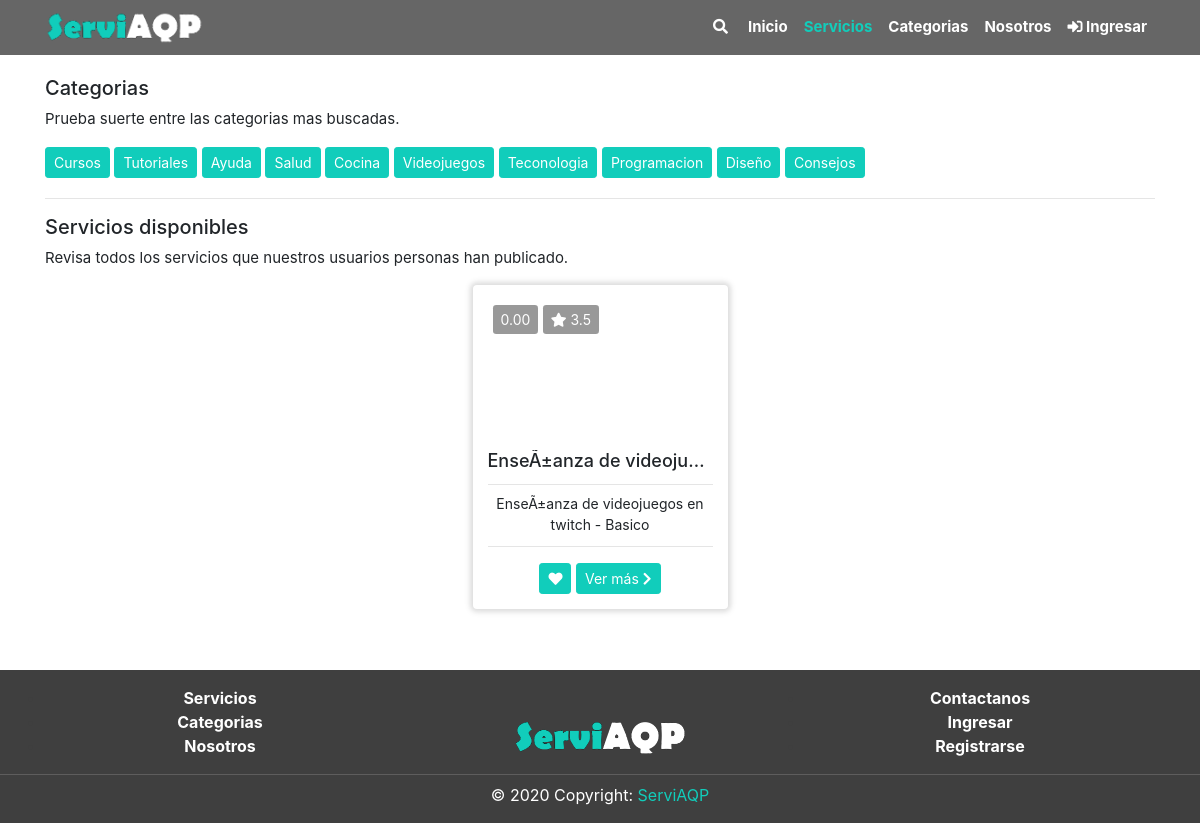
Page /servicios/index.php on the earlier database version.
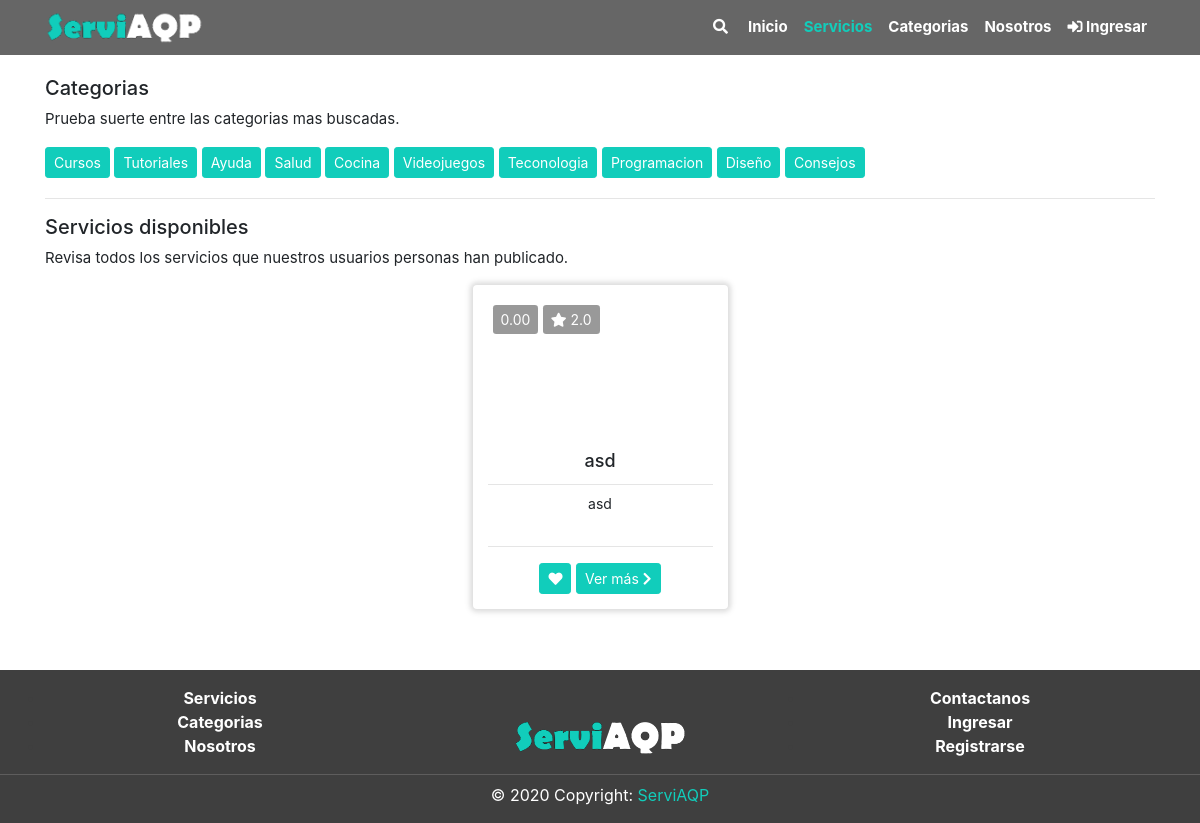
Same page on the later database version.
### tables this page shows
CREATE TABLE `servicio` (
  `SerID` int(11) NOT NULL,
  `SerUsuID` int(11) NOT NULL,
  `SerCatID` int(11) NOT NULL,
  `SerSubCatID` int(11) NOT NULL,
  `SerPreFre` text NOT NULL,
  `SerDes` text NOT NULL,
  `SerEstReg` varchar(1) NOT NULL DEFAULT 'A',
  `SerFecCre` timestamp NOT NULL DEFAULT current_timestamp() ON UPDATE current_timestamp(),
  `SerNom` varchar(90) NOT NULL,
  `SerPre` decimal(9,2) NOT NULL,
  `SerVal` decimal(2,1) NOT NULL DEFAULT -1.0
);

CREATE TABLE `servicio_img` (
  `SerImgId` int(11) NOT NULL,
  `SerImgSerId` int(11) NOT NULL,
  `SerImgNom` varchar(90) NOT NULL,
  `SerImgTip` varchar(20) NOT NULL,
  `SerImgEstReg` int(11) NOT NULL DEFAULT 1,
  `SerImgFecCre` timestamp NOT NULL DEFAULT current_timestamp() ON UPDATE current_timestamp()
);

### includes/global_variable.php (called while the page is built)
<?php
$dirEjec = "/ServiAQP";
?>

### includes/navbar.php (called while the page is built, shortened)
<?php
  	$inicio			=	false;
	$categoria		=	false;
	$nosotros		=	false;
	$login			=	false;
?>

### servicios/index.php (the view, shortened to what this page needs)
<?php
include("../includes/sesion.php");
include("../includes/global_variable.php");
include("../includes/navbar.php");
$servicio = true;
include("../includes/header.php");
?>
<div class="section pt-3 ">
	<div class="container">
		<div>
			<h5>Categorias</h5>
			<p>Prueba suerte entre las categorias mas buscadas.</p>
		</div>
		<div>
			<a href="#" class="btn btn-primary btn-sm mb-1">Cursos</a>
			<a href="#" class="btn btn-primary btn-sm mb-1">Tutoriales</a>
			<a href="#" class="btn btn-primary btn-sm mb-1">Ayuda</a>
			<a href="#" class="btn btn-primary btn-sm mb-1">Salud</a>
			<a href="#" class="btn btn-primary btn-sm mb-1">Cocina</a>
			<a href="#" class="btn btn-primary btn-sm mb-1">Videojuegos</a>
			<a href="#" class="btn btn-primary btn-sm mb-1">Teconologia</a>
			<a href="#" class="btn btn-primary btn-sm mb-1">Programacion</a>
			<a href="#" class="btn btn-primary btn-sm mb-1">Diseño</a>
			<a href="#" class="btn btn-primary btn-sm mb-1">Consejos</a>
		</div>
		<hr class="mt-3">
		<div class="mt-3">
			<h5>Servicios disponibles</h5>
			<p>Revisa todos los servicios que nuestros usuarios personas han publicado.</p>
		</div>
		<?php
			$query = "SELECT * FROM `servicio`";
			$resultProduct= mysqli_query($conn, $query);
			while($row= mysqli_fetch_array($resultProduct))
			{
				$query2="SELECT  SerImgNom FROM servicio_img where SerImgSerId=".$row['SerID'];
				$result=mysqli_query($conn, $query2);
				if ($row2= mysqli_fetch_array($result))
				{
					$dirImg = trim($row2[0]);
				}
				$dirFin='/ServiAQP/servicios/img/'.$dirImg;
		?>
					<div class="row justify-content-center">
						<div class="col-sm-6 col-md-4 col-lg-3 col-xl-3">
							<div class="card mb-4 border-0 card-ani">
								<div class="imageny card-img" style="background-image:url('<?=$dirFin?>');">
								</div>
								<div class="card-img-overlay">
									<a class="btn  btn-sm informacion-btn"><?=$row['SerPre'] ?></a>
									<a class="btn  btn-sm informacion-btn"><i class="fas fa-star"></i> <?=$row['SerVal'] ?></a>
								</div>
								<div class="card-body text-center">
									<h3 class="card-title"><?=$row['SerNom']?></h3>
									<hr class="pt-0 mt-0 mb-2">
									<textarea disabled class="descrip text-center"><?=$row['SerDes']?></textarea>
									<hr class="pt-0 mt-0 mb-3">
									<a href="" class="btn btn-primary btn-sm card-link ani_heart"><em class="fas fa-heart"></em></a>
									<a href="view/?id=<?=$row['SerID']?>" class="btn btn-primary btn-sm">Ver más <em class="fas fa-chevron-right"></em></a>
								</div>
							</div>
						</div>
					</div>
		<?php
			}
		?>
	</div>
</div>
<?php
include("../includes/footer.php")
?>

### includes/header.php (shortened to what this page needs)
<?php
include('global_variable.php');
include('data_base.php');
?>
<!DOCTYPE html>
<html lang="es">
<head>
	<link rel="stylesheet" type="text/css" href="<?= $dirEjec ?>/frontend/bootstrap-4.5.0-dist/css/bootstrap.min.css">
	<link rel="stylesheet" type="text/css" href="<?= $dirEjec ?>/frontend/css/style.css">
	<link rel="stylesheet" type="text/css" href="<?= $dirEjec ?>/frontend/fontawesome-free-5.13.1-web/css/all.min.css">
</head>
<body>
	<div class="container position-fixed fixed-top mt-5 pt-2" style="height: 0px;" aria-live="polite">
	</div>
	<nav id="pri" class="container-fluid navbar navbar-expand-lg navbar-light position-fixed fixed-top">
		<div class="container">
			<a class="ani_ico" href="<?= $dirEjec ?>/"><img src="<?= $dirEjec ?>/frontend/images/logo.png" height="35" alt="logo"></a>
			<div class="collapse navbar-collapse" id="navbarNav">
				<ul class="navbar-nav ml-auto">
					<form class="form-inline mr-0 mr-lg-1 mt-lg-0 mt-2 primero_buscar">
						<a class="nav-link menu_link " type="submit"><em class="fas fa-search"></em></a>
					</form>
					<li class="nav-item">
						<a class="nav-link menu_link <?php if ($inicio) { ?>select<?php } ?>" href="<?= $dirEjec ?>/"> Inicio</a>
					</li>
					<li class="nav-item dropdown disp_primero_servicios">
						<a class="nav-link menu_link<?php if ($servicio) { ?> select<?php } ?>" href="<?= $dirEjec ?>/servicios" style="color: white;" id="navbarDropdownMenuLink" aria-haspopup="true" aria-expanded="false">
							Servicios
						</a>
					</li>
					<li class="nav-item">
						<a class="nav-link menu_link<?php if ($categoria) { ?> select<?php } ?>" href="<?= $dirEjec ?>/categorias"> Categorias</a>
					</li>
					<li class="nav-item">
						<a class="nav-link menu_link<?php if ($nosotros) { ?> select<?php } ?>" href="<?= $dirEjec ?>/nosotros">Nosotros</a>
					</li>
					<?php if (!empty($user)) :
						$count_noti = 0;
						$sql_noti = "SELECT * FROM notificacion WHERE NotEst = 0 and NotUsuID = '" . $user['UsuID'] . "'";
						$result_noti = mysqli_query($conn, $sql_noti);
						$count_noti = mysqli_num_rows($result_noti);
					?>
						<li class="nav-item dropdown disp_primero_perfil">
							<a class="nav-link menu_link " style="color: white;" href="#" id="navbarDropdown" role="button" data-toggle="dropdown" aria-haspopup="true" aria-expanded="false">
								<em class="fas fa-user"></em> <?= $user['UsuCor'] ?><?= $user['UsuID'] ?>
							</a>
							<div class="dropdown-menu  dropdown-menu-right disp_segundo_perfil" aria-labelledby="navbarDropdown">
								<a class="dropdown-item" href="<?= $dirEjec ?>/Usuario/view?id=<?= $user['UsuID'] ?>">Ver perfil</a>
								<a class="dropdown-item" href="<?= $dirEjec ?>/Usuario/view?id=<?= $user['UsuID'] ?>">Favoritos</a>
								<a class="dropdown-item" href="<?= $dirEjec ?>/Usuario/view?id=<?= $user['UsuID'] ?>&opcion=1">Notificaciones</a>
								<a class="dropdown-item" href="<?= $dirEjec ?>/Autenticacion/logout.php"><em class="fas fa-sign-out-alt"></em> Salir</a>
							</div>
						</li>
						<li class="nav-item dropdown disp_primero_notificaciones">
							<a class="nav-link menu_link" onclick='notification_display()' style="color: white;" href="#" id="navbarDropdownMenuLink" data-toggle="dropdown" aria-haspopup="true" aria-expanded="false">
								<em class="fas fa-bell rot_bell rot_bell2"></em> <span class="num_noti" style="position: absolute; font-size: 10px; top:3px"><?= $count_noti ?></span>
							</a>
							<div class="dropdown-menu dropdown-menu-right disp_segundo_notificaciones" aria-labelledby="navbarDropdownMenuLink">
								<div class="noti_contenido">
								</div>
								<div align='center' class="pt-0 mb-0">
									<a style="font-size: 13px;" href="<?= $dirEjec ?>/Usuario/view?id=<?= $user['UsuID'] ?>&opcion=1">Ver todas</a>
								</div>
							</div>
						</li>
						<?php
						if ($user['UsuRolID'] == 1) {
						?>
							<li class="nav-item dropdown disp_primero_configuracion">
								<a class="nav-link menu_link" style="color: white;" href="#" id="navbarDropdown" role="button" data-toggle="dropdown" aria-haspopup="true" aria-expanded="false">
									<div class=""><em class="fas fa-cog cog_rot"></em></div>
								</a>
								<div class="dropdown-menu  dropdown-menu-right disp_segundo_configuracion " aria-labelledby="navbarDropdown">
									<a class="dropdown-item" href="<?= $dirEjec ?>/acceso">Accesos</a>
									<a class="dropdown-item" href="<?= $dirEjec ?>/categoria/tabla.php">Categorias</a>
									<a class="dropdown-item" href="<?= $dirEjec ?>/producto/tabla.php">Servicios</a>
									<a class="dropdown-item" href="<?= $dirEjec ?>/recurso">Recursos</a>
									<a class="dropdown-item" href="<?= $dirEjec ?>/rol">Roles</a>
									<a class="dropdown-item" href="<?= $dirEjec ?>/usuario">Usuarios</a>
								</div>
							</li>
						<?php  }  ?>
					<?php else :  ?>
						<li class="nav-item menu_link">
							<a class="nav-link menu_link<?php if ($login) { ?> select<?php } ?>" href="<?= $dirEjec ?>/autenticacion/Login"><em class="fas fa-sign-in-alt "></em> Ingresar</a>
						</li>
					<?php endif; ?>
				</ul>
			</div>
		</div>
	</nav>

### includes/footer.php (shortened to what this page needs)
<?php
include('global_variable.php');
?>
<footer class="footer-area footer" id="sticky-footer">
    <div class="container">
        <div class="row">
            <div class="col-4 pt-3" align="center">
                <ul class="lista-footer">
                    <li><b><a class="item-footer" href="<?php echo $dirEjec ?>/Intercambio">Servicios</a></b></li>
                    <li><b><a class="item-footer" href="<?php echo $dirEjec ?>/Categoria">Categorias</a></b></li>
                    <li><b><a class="item-footer" href="<?php echo $dirEjec ?>/Nosotros">Nosotros</a></b></li>
                </ul>
            </div>
            <div class="col-4 pt-5">
                <div align="center">
                    <img src="<?php echo $dirEjec ?>/frontend/images/logo.png" alt="logo de S4P" style="height: 50%;width: 50%;">
                </div>
            </div>
            <div class="col-4 pt-3" align="center">
                <ul class="lista-footer">
                    <li><b><a class="item-footer" href="<?php echo $dirEjec ?>/Contactanos">Contactanos</a></b></li>
                    <li><b><a class="item-footer" href="<?php echo $dirEjec ?>/Autenticacion/Login">Ingresar</a></b></li>
                    <li><b><a class="item-footer" href="<?php echo $dirEjec ?>/Autenticacion/Singup">Registrarse</a></b></li>
                </ul>
            </div>
        </div>
    </div>
    <hr class="mt-0 mb-2 hr-background">
    <div class=" text-center pb-3 item-footer">© 2020 Copyright:
        <a href="/"> ServiAQP</a>
    </div>
</footer>
</body>
</html>

### frontend/css/style.css (style rules this page uses)
:root { --color-principal: #11cdbb; --fondo-principal: white; --color-principal-hover: rgb(24, 170, 155); --color-principal-disa: rgb(87, 211, 199); --color-footer: rgb(63, 63, 63); }
* { margin: 0; padding: 0; -webkit-box-sizing: border-box; -moz-box-sizing: border-box; box-sizing: border-box; }
html { position: relative; min-height: 100%; background-color: var(--fondo-principal); }
body { margin-bottom: 190px; background-color: var(--fondo-principal); }
div.section { background-color: var(--fondo-principal); margin-top: 60px; }
p { font-size: 15px; }
a { color: var(--color-principal); }
.btn-primary { background-color: var(--color-principal) !important; border-color: var(--color-principal); }
.card-title { font-size: 18px; text-overflow: ellipsis; white-space: nowrap; overflow: hidden; }
.card-body { padding: 15px; }
.card { backface-visibility: hidden; transition: 0.5s; box-shadow: 0 0 5px 2px rgba(0, 0, 0, 0.1), 0 0 5px 5px rgba(0, 0, 0, 0.05); }
.card-body { position: relative; }
.descrip { width: 100%; border: 0px; resize: none; padding-left: 0px; padding-right: 0px; padding-top: 0px; padding-bottom: 5px; font-size: 14px; margin-top: 0px; background-color: white; font-weight: 400; line-height: 1.5; color: #212529; overflow: hidden; }
.imageny { padding-bottom: 150px; text-align: center; color: #fff; background-repeat: no-repeat; background-attachment: scroll; background-position: center center; -webkit-background-size: cover; -moz-background-size: cover; -o-background-size: cover; background-size: cover; border-top-left-radius: 0.25rem; border-top-right-radius: 0.25rem; }
.informacion-btn { color: #fff !important; background: rgba(0, 0, 0, 0.4) !important; border: none !important; }
.footer { position: absolute; bottom: 0; width: 100%; background-color: var(--color-footer); }
.lista-footer { color: var(--color-footer); }
.item-footer { color: white; }
.hr-background { background-color: rgb(105, 104, 104); }
.ani_ico { transition: 0.5s; }
.navbar { background: rgba(0, 0, 0, 0.6); }
.navbar-light .navbar-nav .nav-link { color: white; }
.select { color: var(--color-principal) !important; }
a.menu_link:after { position: absolute; bottom: 11px; left: 0px; width: 100%; height: 2px; background-color: var(--color-principal); content: ""; opacity: 0; transition: opacity 0.3s ease 0s, transform 0.3s ease 0s; transform: translateY(10px); }
a.menu_link { position: relative; font-weight: bold; font-size: 15px; transition: 0.5s; }
.fa-heart { transition: 0.5s; color: white; }

Differences in the rows shown:
removed servicio: SerPre "0.00", SerVal "3.5", SerNom "EnseÃ±anza de videoju…", SerDes "EnseÃ±anza de videojuegos en twitch - Basico"
added servicio: SerPre "0.00", SerVal "2.0", SerNom "asd", SerDes "asd"
